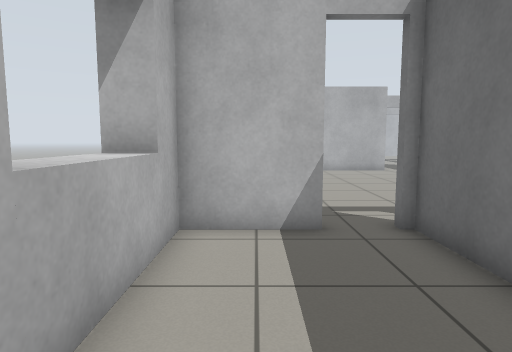
[1] (above)

21 first-person views from a walk through a world built for the Gazebo simulator. The camera is 0.9 m above the floor, tilts 6° down and sees 75° across. The floor is counted in squares, 0.5 m on a side. Each view is taken from the middle of a square. On the plan, view 1 faces up. The plan holds only what a view shows up to about 17 squares ahead; the rest is blank. The place goes on beyond the plan. Gazebo's built-in surfaces are drawn with simple patterns. Simple shapes stand in for some stock models.

[2]
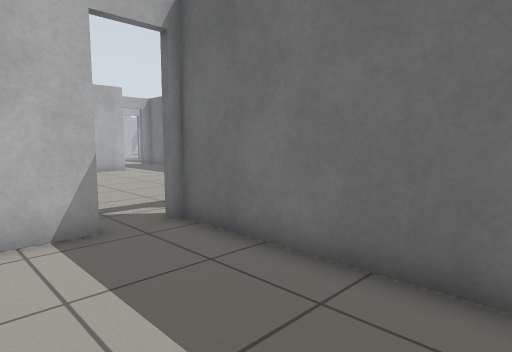

[3]
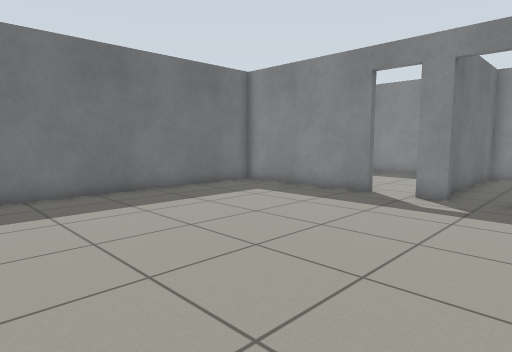

[4]
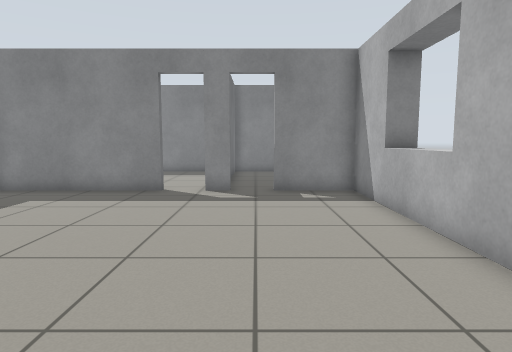

[5]
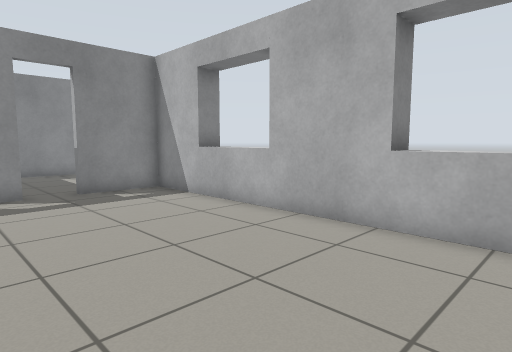

[6]
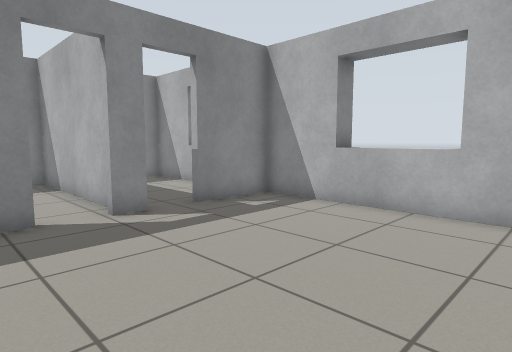

[7]
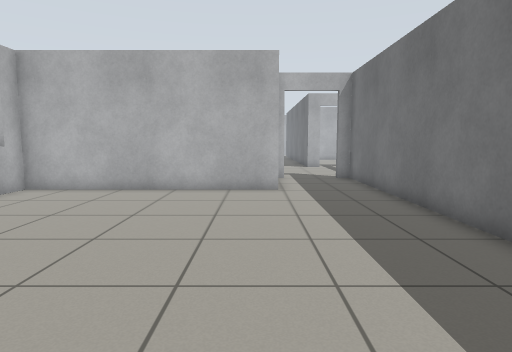

[8]
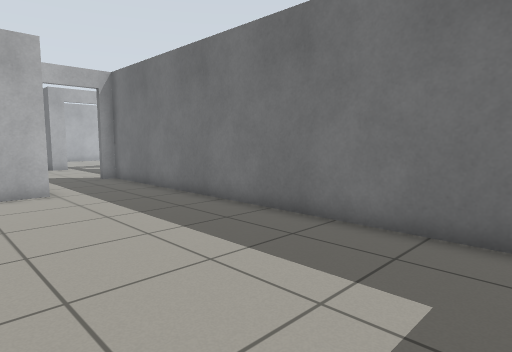

[9]
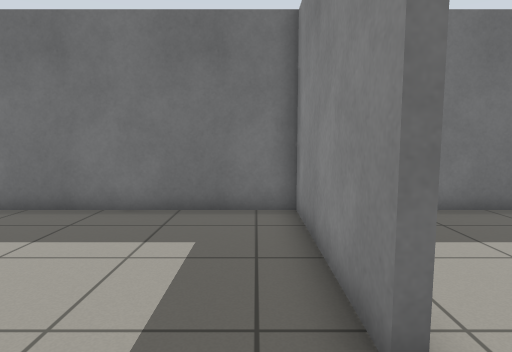

[10]
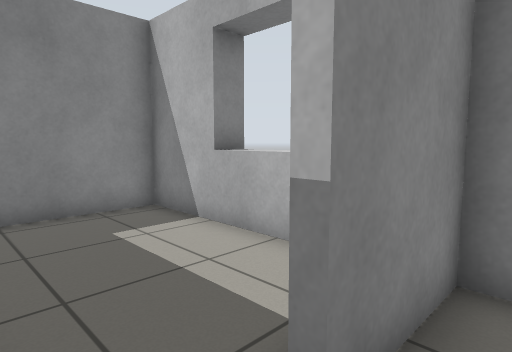

[11]
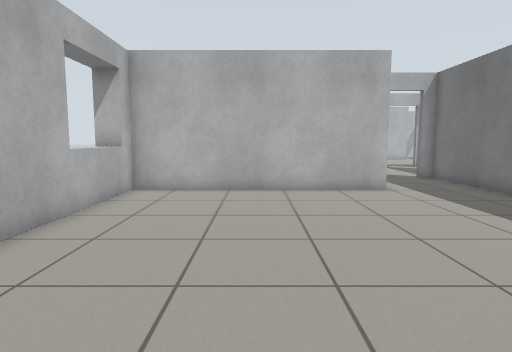

[12]
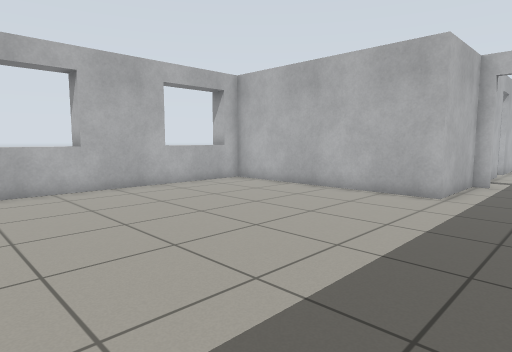

[13]
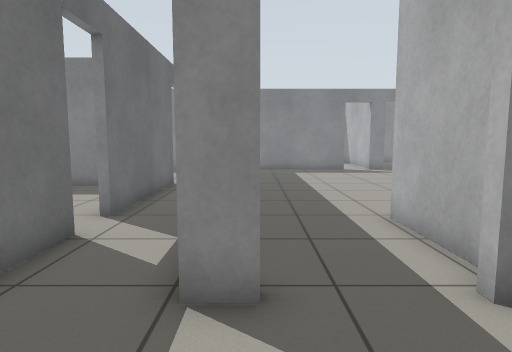

[14]
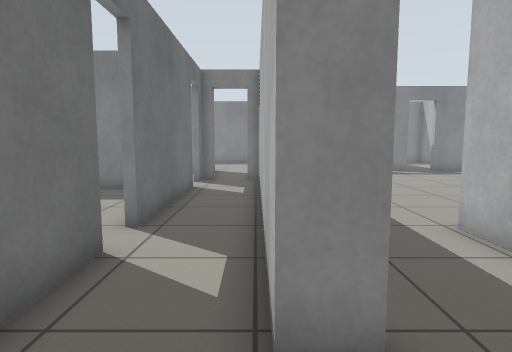

[15]
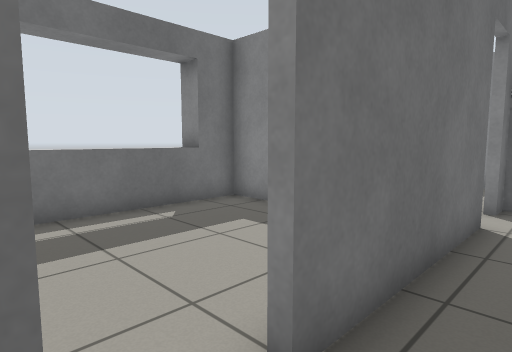

[16]
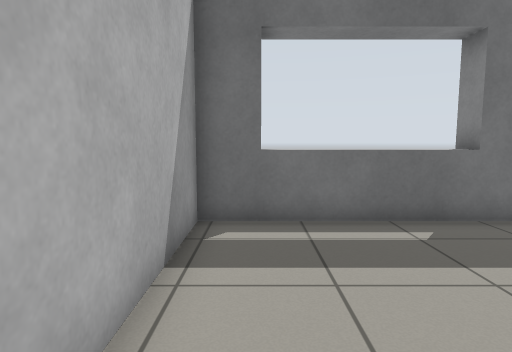

[17]
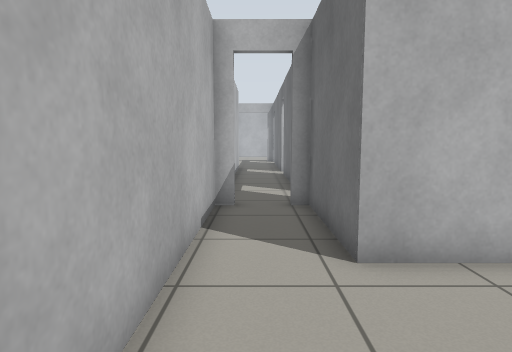

[18]
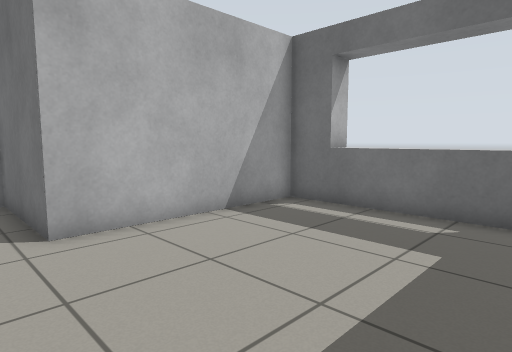

[19]
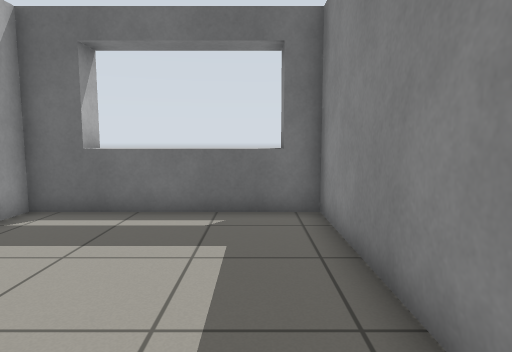

[20]
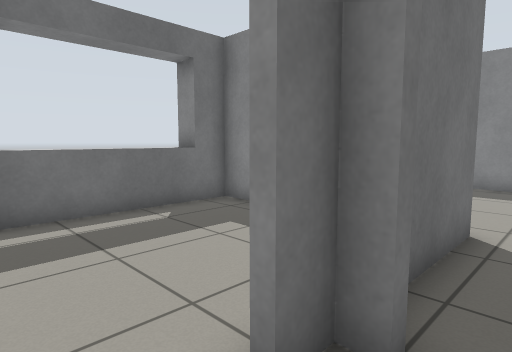

[21]
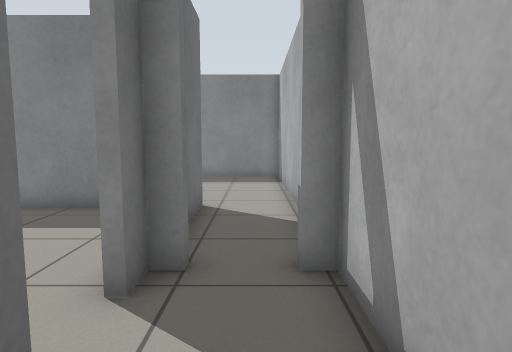

### Floor plan
Points are (right, up) in squares from view 1. A wall is a line through its corners. A room is listed if a view was taken in it or the views show most of it. See-through windows are left out.
Room 1 (views 1, 2)
walls: (1.4, 6.8) (-1.6, 6.8) (-1.6, -0.6) (3.2, -0.6) (3.2, 6.7)
ways out: open door at (3.5, 7) to room 2
Room 2 (views 3, 4, 5, 6, 7, 8, 9, 10, 11, 12)
walls: (5.4, 6.9) (11.6, 6.9) (11.6, 24.2) (10.9, 24.2); (2.9, 6.9) (3.9, 6.9); (7.8, 24.2) (7.8, 20.3) (-1.6, 20.3) (-1.6, 6.9) (1.4, 6.9)
ways out: open door at (3.5, 7) to room 1; open door at (10, 24) to room 3
Room 3 (views 13, 14, 15, 16, 20, 21)
walls: (10.9, 24.5) (11.9, 24.5) (11.9, 17.1); (14.5, 21.6) (14.5, 23.9); (7.8, 29.1) (7.8, 27.5); (11.9, 15.4) (11.9, 11.5); (14.5, 13.9) (14.5, 20.1); (14, 11.5) (14.5, 11.5) (14.5, 12.3)
ways out: open door at (10, 24) to room 2; open door at (13.5, 11) to room 4; open door at (15, 20.5) to room 5; open door at (8, 25.5); open door at (8, 29.5); open door at (15, 13.5)
Room 4 (views 17, 18, 19)
walls: (11.9, 11.2) (11.9, -0.6) (21.3, -0.6) (21.3, 6.8) (14.5, 6.8) (14.5, 11.2)
ways out: open door at (13.5, 11) to room 3
Room 5 (no view inside)
walls: (16.9, 14.7) (21.3, 14.7) (21.3, 22.3) (15.5, 22.3)
ways out: open door at (15, 20.5) to room 3

Where each view was taken, in squares from view 1:
view 1: 0 up, 0 right, facing up
view 2: 0 up, 1 left, facing up-right
view 3: 18 up, 0 right, facing down-right
view 4: 19 up, 2 right, facing down
view 5: 19 up, 5 right, facing down-left
view 6: 15 up, 7 right, facing down-left
view 7: 8 up, 7 right, facing up
view 8: 8 up, 5 right, facing up-right
view 9: 8 up, 3 right, facing right
view 10: 8 up, 3 right, facing down-left
view 11: 8 up, 3 right, facing up
view 12: 9 up, 11 right, facing up-left
view 13: 28 up, 11 right, facing down
view 14: 27 up, 12 right, facing down
view 15: 22 up, 13 right, facing down-right
view 16: 21 up, 14 right, facing right
view 17: 2 up, 13 right, facing up
view 18: 0 up, 13 right, facing up-right
view 19: 1 up, 13 right, facing right
view 20: 14 up, 13 right, facing down-right
view 21: 16 up, 13 right, facing down
